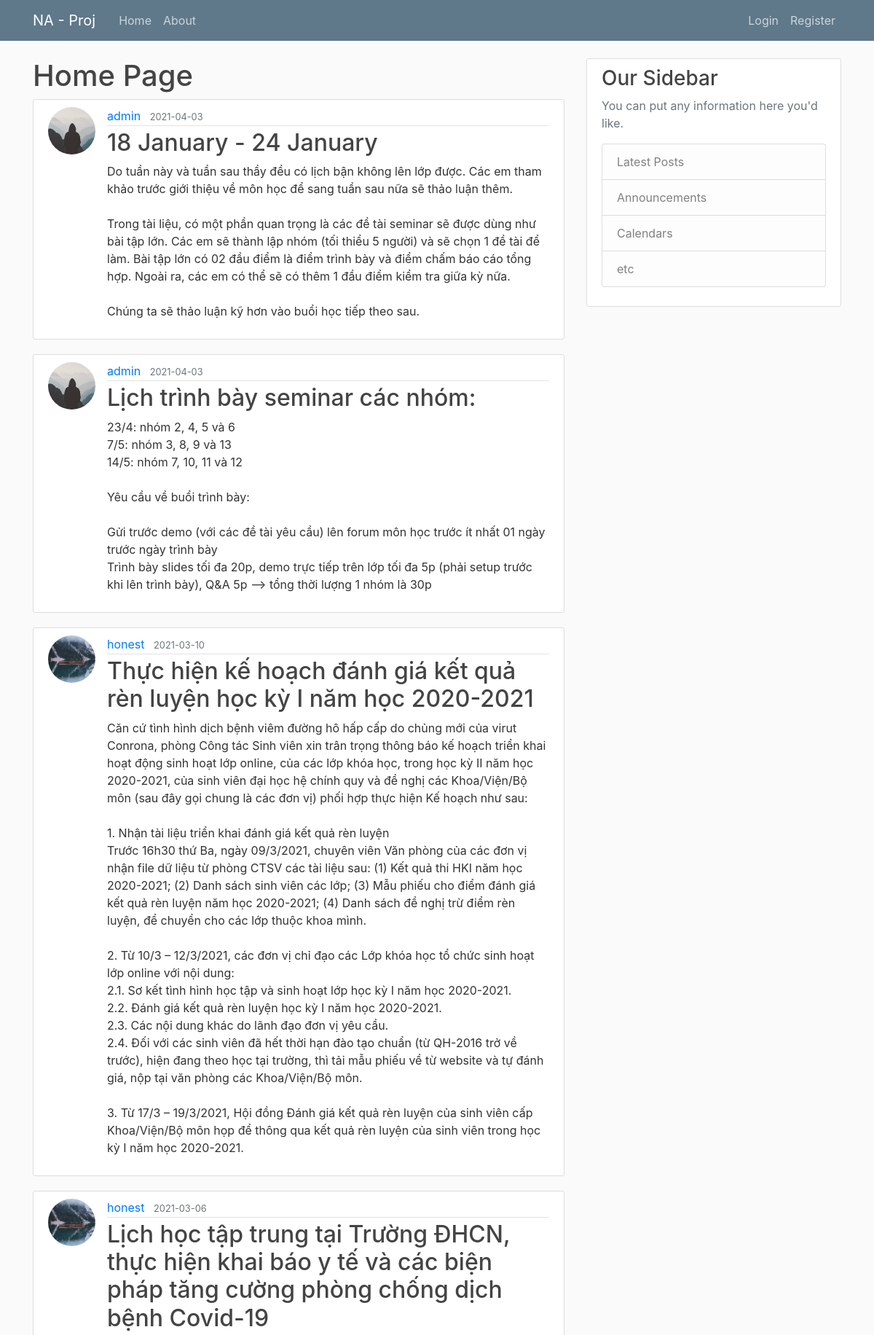
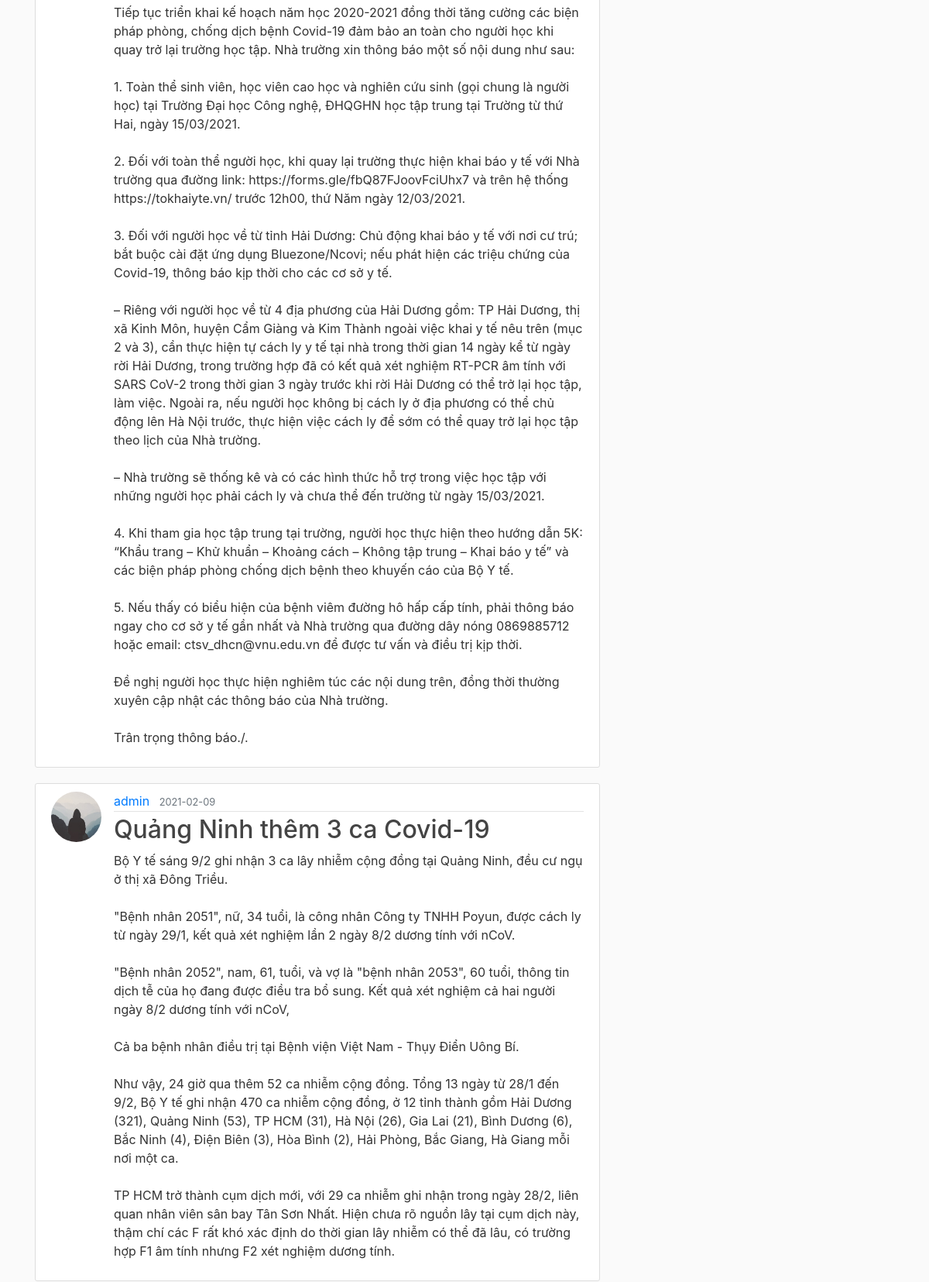
The page /home (upper part) on the database its author committed (2 pictures, top to bottom).
### na_service/models.py (models this page shows, shortened)
class Post(db.Model):
    id = db.Column(db.Integer, primary_key=True)
    title = db.Column(db.String(100), nullable=False)
    date_posted = db.Column(db.DateTime, nullable=False, default=datetime.utcnow())
    content = db.Column(db.Text, nullable=False)
    user_id = db.Column(db.Integer, db.ForeignKey('user.id'), nullable=False)

class User(db.Model, UserMixin):
    id = db.Column(db.Integer, primary_key=True)
    username = db.Column(db.String(20), unique=True, nullable=False)
    email = db.Column(db.String(120), unique=True, nullable=False)
    image_file = db.Column(db.String(20), nullable=False, default='default.jpg')
    password = db.Column(db.String(60), nullable=False)
    posts = db.relationship('Post', backref='author', lazy=True)

### na_service/main/routes.py (the view)
@main.route('/')
@main.route('/home')
def home():
    page = request.args.get('page', 1, type=int)
    posts = Post.query.order_by(Post.date_posted.desc()).paginate(page=page, per_page=5)
    if current_user.is_authenticated:
        app.logger.info(f"A request to homepage - user: {current_user.username}")
    else:
        app.logger.info("A request to homepage")
    return render_template("home.html", posts=posts, title="Home")

### na_service/templates/home.html (shortened to what this page needs)
{% extends "layout.html" %}
{% block content %}
    <h1>Home Page</h1>
    {% for post in posts.items %}
    <article class="media content-section">
        <img class="rounded-circle article-img" src="{{ url_for('static', filename='profile_pics/' + post.author.image_file) }}" alt="image of author">
        <div class="media-body">
            <div class="article-metadata">
                <a class="mr-2" href="{{ url_for('users.user_posts', username=post.author.username) }}">{{ post.author.username }}</a>
                <small class="text-muted">{{ post.date_posted.strftime('%Y-%m-%d') }}</small>
            </div>
            <h2><a class="article-title" href="{{ url_for('posts.post', post_id=post.id) }}">{{ post.title }}</a></h2>
            <p class="article-content">{{ post.content }}</p>
        </div>
    </article>
    {% endfor %}
{% endblock content %}

### na_service/static/css/main.css (style rules this page uses)
body { background: #fafafa; color: #333333; margin-top: 5rem; }
h1, h2, h3, h4, h5, h6 { color: #444444; }
.content-section { background: #ffffff; padding: 10px 20px; border: 1px solid #dddddd; border-radius: 3px; margin-bottom: 20px; }
.article-title { color: #444444; }
.article-content { white-space: pre-line; }
.article-img { height: 65px; width: 65px; margin-right: 16px; }
.article-metadata { padding-bottom: 1px; margin-bottom: 4px; border-bottom: 1px solid #e3e3e3 }

### rows shown on the page
Post: image_file (placeholder picture), author.username "admin", date_posted "2021-04-03", title "18 January - 24 January", content "Do tuần này và tuần sau thầy đều có lịch bận không lên lớp được. Các em tham khảo trước giới thiệu về môn học để sang tuần sau nữa sẽ thảo luận thêm. Trong tài liệu, có một phần quan trọng là các đề tài seminar sẽ được dùng như bài tập lớn. Các em sẽ thành lập nhóm (tối thiểu 5 người) và sẽ chọn 1 đề tài để làm. Bài tập lớn có 02 đầu điểm là điểm trình bày và điểm chấm báo cáo tổng hợp. Ngoài ra, các em có thể sẽ có thêm 1 đầu điểm kiểm tra giữa kỳ nữa. Chúng ta sẽ thảo luận kỹ hơn vào buổi học tiếp theo sau."
Post: image_file (placeholder picture), author.username "admin", date_posted "2021-04-03", title "Lịch trình bày seminar các nhóm:", content "23/4: nhóm 2, 4, 5 và 6 7/5: nhóm 3, 8, 9 và 13 14/5: nhóm 7, 10, 11 và 12 Yêu cầu về buổi trình bày: Gửi trước demo (với các đề tài yêu cầu) lên forum môn học trước ít nhất 01 ngày trước ngày trình bày Trình bày slides tối đa 20p, demo trực tiếp trên lớp tối đa 5p (phải setup trước khi lên trình bày), Q&A 5p --> tổng thời lượng 1 nhóm là 30p"
Post: image_file (picture), author.username "honest", date_posted "2021-03-10", title "Thực hiện kế hoạch đánh giá kết quả rèn luyện học kỳ I năm học 2020-2021", content "Căn cứ tình hình dịch bệnh viêm đường hô hấp cấp do chủng mới của virut Conrona, phòng Công tác Sinh viên xin trân trọng thông báo kế hoạch triển khai hoạt động sinh hoạt lớp online, của các lớp khóa học, trong học kỳ II năm học 2020-2021, của sinh viên đại học hệ chính quy và đề nghị các Khoa/Viện/Bộ môn (sau đây gọi chung là các đơn vị) phối hợp thực hiện Kế hoạch như sau: 1. Nhận tài liệu triển khai đánh giá kết quả rèn luyện Trước 16h30 thứ Ba, ngày 09/3/2021, chuyên viên Văn phòng của các đơn vị nhận file dữ liệu từ phòng CTSV các tài liệu sau: (1) Kết quả thi HKI năm học 2020-2021; (2) Danh sách sinh viên các lớp; (3) Mẫu phiếu cho điểm đánh giá kết quả rèn luyện năm học 2020-2021;…"
Post: image_file (picture), author.username "honest", date_posted "2021-03-06", title "Lịch học tập trung tại Trường ĐHCN, thực hiện khai báo y tế và các biện pháp tăng cường phòng chống dịch bệnh Covid-19", content "Tiếp tục triển khai kế hoạch năm học 2020-2021 đồng thời tăng cường các biện pháp phòng, chống dịch bệnh Covid-19 đảm bảo an toàn cho người học khi quay trở lại trường học tập. Nhà trường xin thông báo một số nội dung như sau: 1. Toàn thể sinh viên, học viên cao học và nghiên cứu sinh (gọi chung là người học) tại Trường Đại học Công nghệ, ĐHQGHN học tập trung tại Trường từ thứ Hai, ngày 15/03/2021. 2. Đối với toàn thể người học, khi quay lại trường thực hiện khai báo y tế với Nhà trường qua đường link: https://forms.gle/fbQ87FJoovFciUhx7 và trên hệ thống https://tokhaiyte.vn/ trước 12h00, thứ Năm ngày 12/03/2021. 3. Đối với người học về từ tỉnh Hải Dương: Chủ động khai báo y tế với nơi cư…"
Post: image_file (placeholder picture), author.username "admin", date_posted "2021-02-09", title "Quảng Ninh thêm 3 ca Covid-19", content "Bộ Y tế sáng 9/2 ghi nhận 3 ca lây nhiễm cộng đồng tại Quảng Ninh, đều cư ngụ ở thị xã Đông Triều. \"Bệnh nhân 2051\", nữ, 34 tuổi, là công nhân Công ty TNHH Poyun, được cách ly từ ngày 29/1, kết quả xét nghiệm lần 2 ngày 8/2 dương tính với nCoV. \"Bệnh nhân 2052\", nam, 61, tuổi, và vợ là \"bệnh nhân 2053\", 60 tuổi, thông tin dịch tễ của họ đang được điều tra bổ sung. Kết quả xét nghiệm cả hai người ngày 8/2 dương tính với nCoV, Cả ba bệnh nhân điều trị tại Bệnh viện Việt Nam - Thụy Điển Uông Bí. Như vậy, 24 giờ qua thêm 52 ca nhiễm cộng đồng. Tổng 13 ngày từ 28/1 đến 9/2, Bộ Y tế ghi nhận 470 ca nhiễm cộng đồng, ở 12 tỉnh thành gồm Hải Dương (321), Quảng Ninh (53), TP HCM (31), Hà Nội (26),…"
